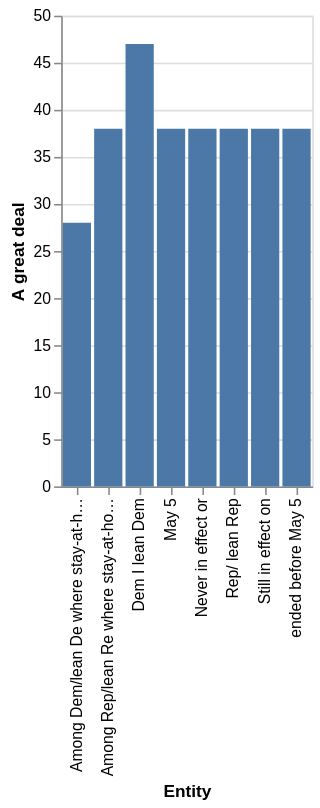

The Vega-Lite source for this figure:
### Vega-Lite specification from a JSON file in a GitHub repository (floating-point values rounded to 4 significant figures)
{"$schema": "https://vega.github.io/schema/vega-lite/v5.json", "description": "Bar chart auto-generated from CSV", "data": {"values": [{"Entity": "May 5", "A great deal": 38}, {"Entity": "Still in effect on", "A great deal": 38}, {"Entity": "ended before May 5", "A great deal": 38}, {"Entity": "Never in effect or", "A great deal": 38}, {"Entity": "Among Dem/lean De where stay-at-home Never in effect or", "A great deal": 28}, {"Entity": "Among Rep/lean Re where stay-at-home Never in effect or", "A great deal": 38}, {"Entity": "Dem I lean Dem", "A great deal": 47}, {"Entity": "Rep/ lean Rep", "A great deal": 38}]}, "mark": "bar", "encoding": {"x": {"field": "Entity", "type": "ordinal"}, "y": {"field": "A great deal", "type": "quantitative"}}}
